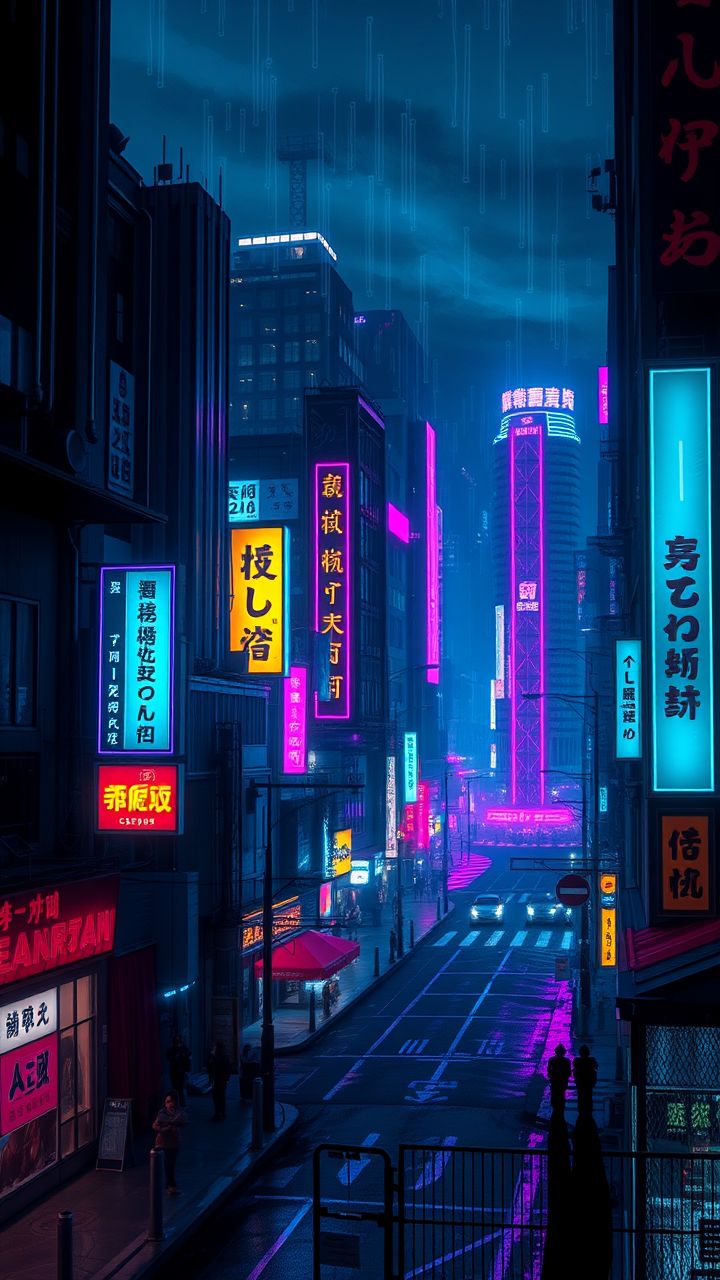
#> input picture my_image_with_layout.png, 720 x 1280 px
$ python -i preprocess_for_lora.py   (imports and definitions only)
#> lines starting #> are read from the running program, lines starting #| are printed output that depends on the picture; after the words box and inside, x2 and y2 are one past the last pixel; in counts of white or black regions, pixels touching at a corner belong together
"""Enhanced preprocessing for LoRA training - AI-based inpainting"""
import argparse
from pathlib import Path
from PIL import Image, ImageFilter
import cv2
import numpy as np
from tqdm import tqdm

class SmartTextRemover:
    """Smart text removal with inpainting to avoid blank areas"""

    def remove_text_with_inpainting(self, image):
        """Remove text and fill with content-aware inpainting"""
        img_array = np.array(image)

        # Detect text regions
        mask = self._detect_text_mask(img_array)

        # If no text detected, return original
        if mask.sum() == 0:
            return image, False

        # Inpaint text regions
        inpainted = cv2.inpaint(img_array, mask, 7, cv2.INPAINT_TELEA)

        return Image.fromarray(inpainted), True

    def _detect_text_mask(self, img_array):
        """Detect text regions and create mask"""
        gray = cv2.cvtColor(img_array, cv2.COLOR_RGB2GRAY)

        # Method 1: Edge detection for text
        edges = cv2.Canny(gray, 50, 150)
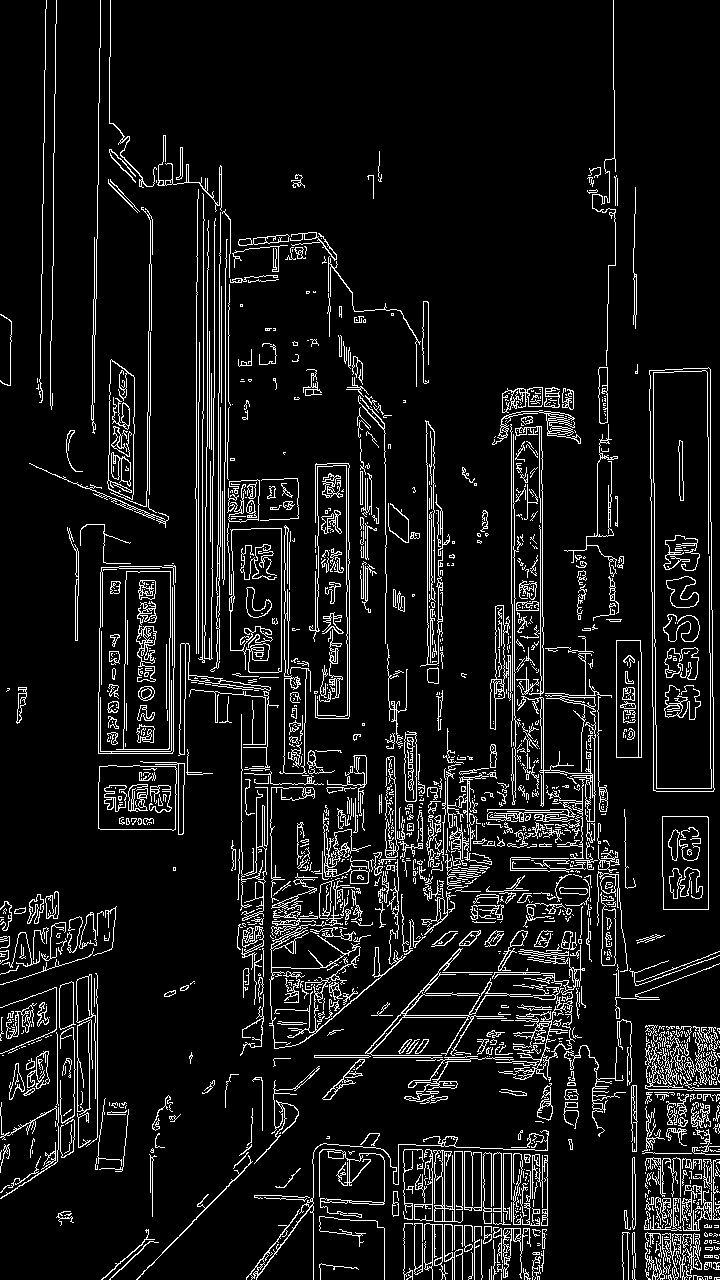
#> edges: shape (1280, 720); 8.8% white in thin lines or dots

        # Method 2: Adaptive threshold for text
        thresh = cv2.adaptiveThreshold(
            gray, 255, cv2.ADAPTIVE_THRESH_GAUSSIAN_C,
            cv2.THRESH_BINARY_INV, 11, 2
        )
#> thresh: shape (1280, 720); 32.2% white; 10582 white regions (9868 under 20 px), largest, box (x1, y1, x2, y2) and area: (0, 0, 720, 1280) 153103, (642, 363, 720, 796) 4960, (0, 867, 213, 1050) 4939

        # Combine masks
        combined = cv2.bitwise_or(edges, thresh)
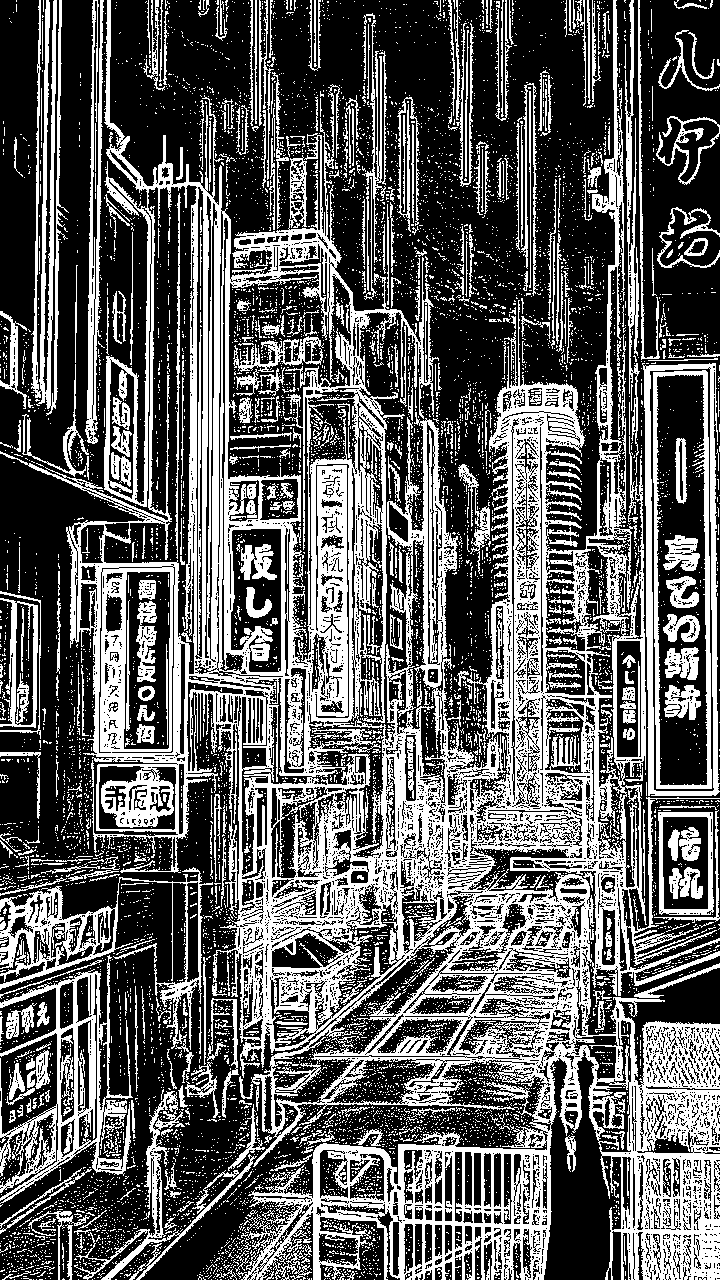
#> combined: shape (1280, 720); 37.1% white; 9689 white regions (9140 under 20 px), largest, box (x1, y1, x2, y2) and area: (0, 0, 720, 1280) 215506, (0, 955, 133, 1204) 8308, (0, 867, 213, 1050) 6178

        # Morphological operations to connect text regions
        kernel = np.ones((3, 3), np.uint8)
        dilated = cv2.dilate(combined, kernel, iterations=2)
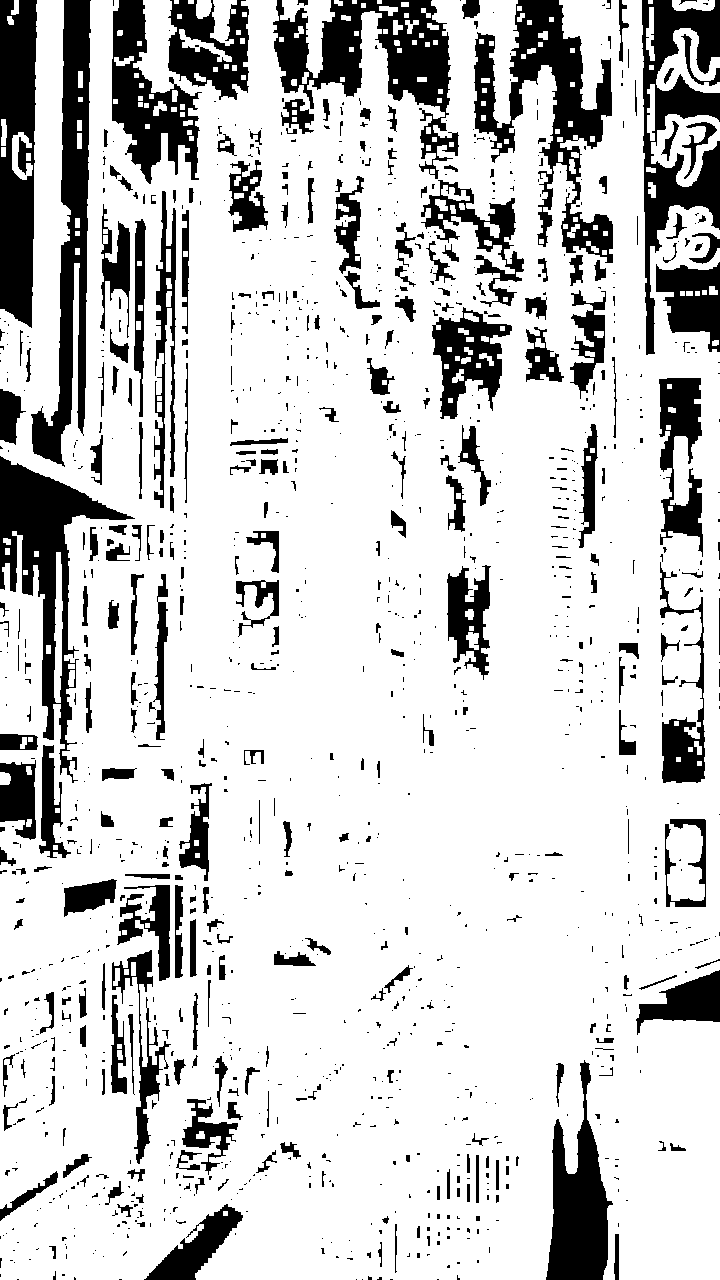
#> dilated: shape (1280, 720); 80.7% white; 1306 black regions (957 under 20 px)

        # Filter small regions (noise)
        contours, _ = cv2.findContours(dilated, cv2.RETR_EXTERNAL, cv2.CHAIN_APPROX_SIMPLE)
#> contours = 145 contours, 70 with area under 20; largest, box (x1, y1, x2, y2) and area: (0, 0, 720, 1280) 797117, (651, 114, 720, 187) 3018, (656, 28, 720, 93) 1798, (280, 0, 335, 78) 1544, (54, 552, 63, 703) 849
        mask = np.zeros_like(gray)

        for contour in contours:
            area = cv2.contourArea(contour)
            # Only keep text-sized regions (not too small, not too large)
            if 50 < area < 50000:
                cv2.drawContours(mask, [contour], -1, 255, -1)
#> this loop made 145 passes
#> area on passes 2, 3, 4, 6, 7, 11, 14, 15, 20, 23, 29, 33: 30, 107.5, 34, 45, 76, 849, 34, 27, 52.5, 47, 64, 77
#> (contour, area) on passes 8, 9, 12, 13, 17, 22: ([[68, 664], [68, 668], [74, 668], [74, 664]], 24), ([[46, 645], [46, 653], [50, 653], [50, 645]], 32), ([[34, 551], [34, 556], [38, 556], [38, 551]], 20), ([[5, 548], [5, 554], [9, 554], [9, 548]], 24), ([[686, 291], [686, 295], [692, 295], [692, 291]], 24), ([[75, 248], [75, 254], [79, 254], [79, 248]], 24)
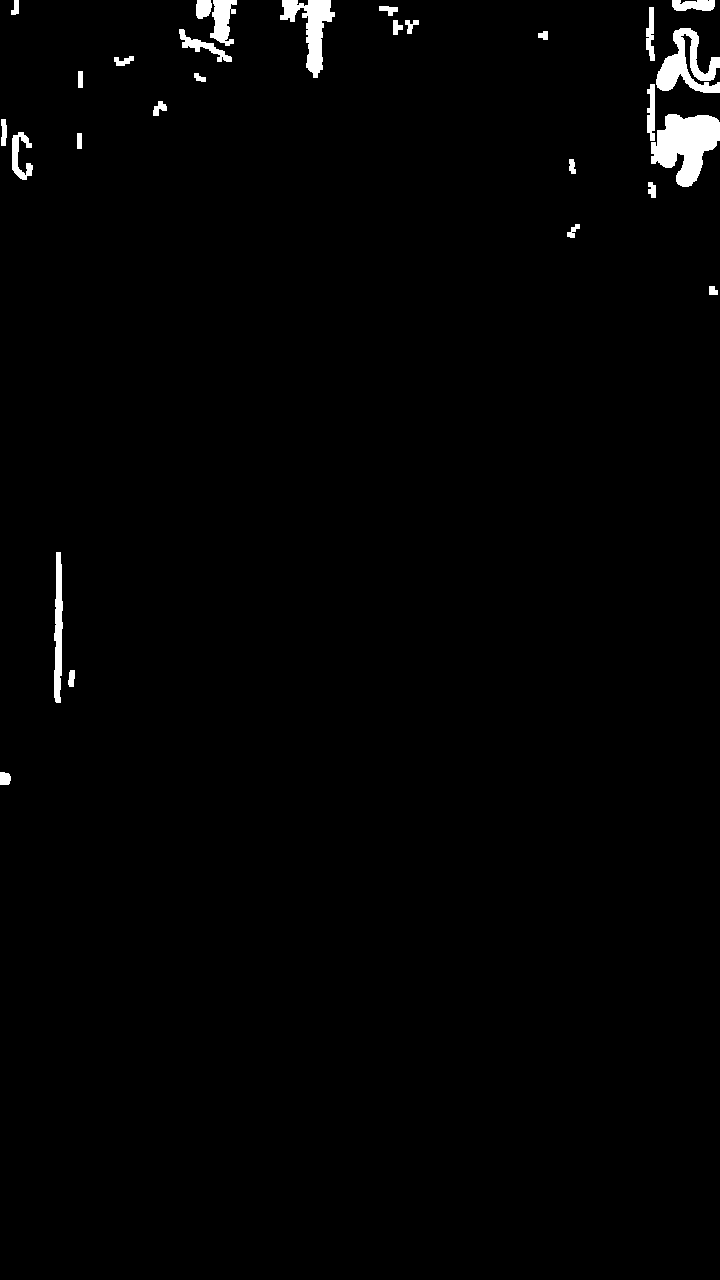
#> mask: shape (1280, 720); 1.4% white; 28 white regions, largest, box (x1, y1, x2, y2) and area: (651, 114, 720, 187) 3164, (656, 28, 720, 93) 2007, (280, 0, 335, 78) 1702

        return mask.astype(np.uint8)

# [67 lines left out: function preprocess_for_lora, not called in this run]

# [8 lines not run here, left out]

>>> import cv2
>>> picture = cv2.cvtColor(cv2.imread('my_image_with_layout.png'), cv2.COLOR_BGR2RGB)
>>> result = SmartTextRemover().remove_text_with_inpainting(picture)
